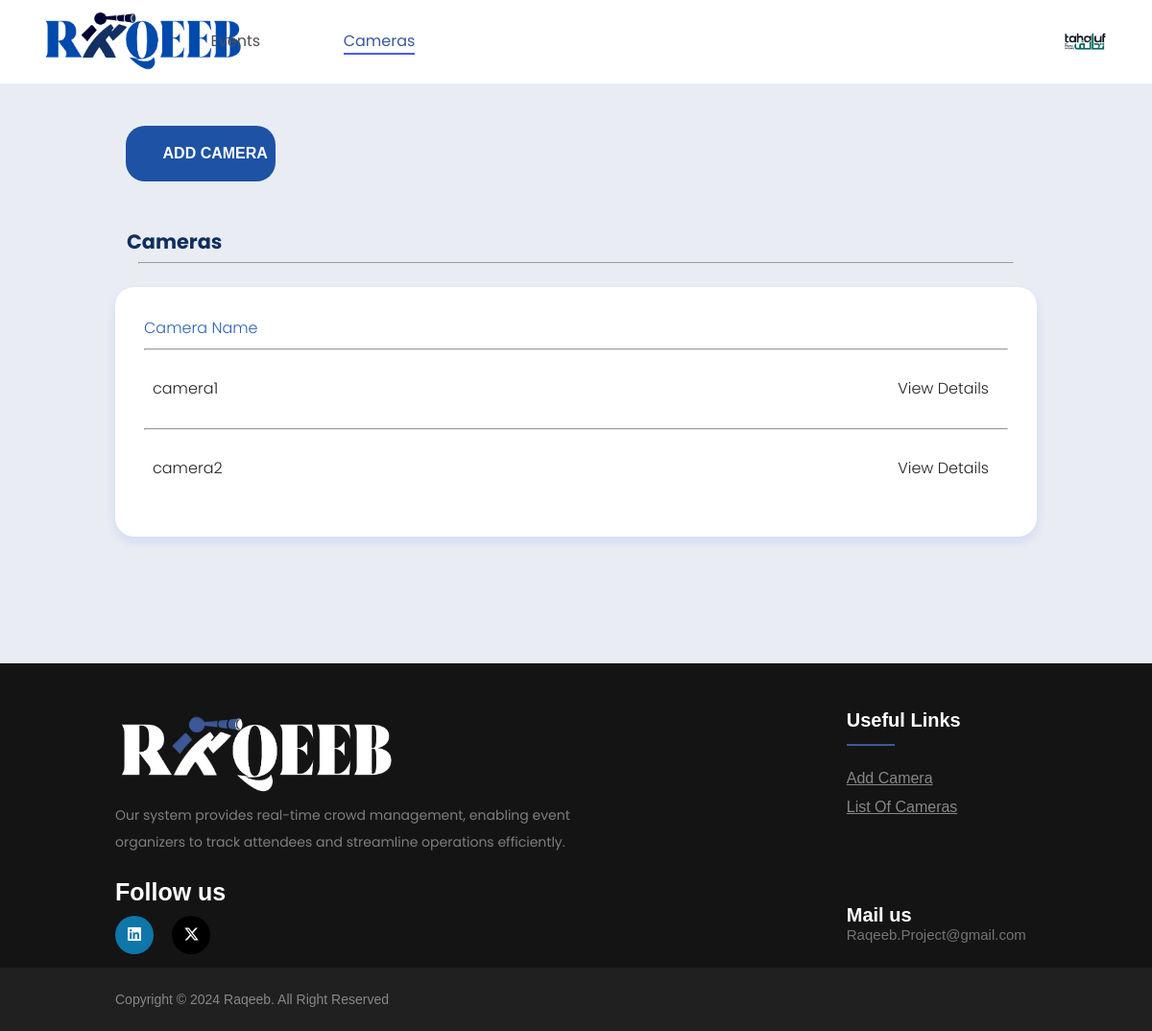
The page /WebsitePages/Back-End/PHP/cameras.php (signed in) on the database its author committed.
### tables this page shows
CREATE TABLE `company` (
  `CompanyID` int(11) NOT NULL,
  `Logo` varchar(255) DEFAULT NULL,
  `CompanyName` varchar(255) NOT NULL,
  `Email` varchar(255) NOT NULL,
  `Password` varchar(255) NOT NULL
);

CREATE TABLE `camera` (
  `CameraID` int(11) NOT NULL,
  `CameraIPAddress` varchar(255) DEFAULT NULL,
  `PortNo` int(11) DEFAULT NULL,
  `StreamingChannel` varchar(255) DEFAULT NULL,
  `CameraUsername` varchar(255) DEFAULT NULL,
  `CameraPassword` varchar(255) DEFAULT NULL,
  `CompanyID` int(11) DEFAULT NULL,
  `CameraName` varchar(255) DEFAULT NULL
);

### WebsitePages/Back-End/PHP/cameras.php (the view, shortened to what this page needs)
<?php
    $servername = "localhost";
    $username = "root";
    $password = "root";
    $dbname = "raqeebdb";
    $conn = new mysqli($servername, $username, $password, $dbname);
    $companyID = $_SESSION['CompanyID'];
    $sql = "SELECT CameraID, CameraName
            FROM camera
            WHERE CompanyID = ?";
    $stmt = $conn->prepare($sql);
    $stmt->bind_param("i", $companyID);
    $stmt->execute();
    $result = $stmt->get_result();
    $query = 'SELECT Logo FROM company WHERE CompanyID=' . $companyID;
    $row = mysqli_fetch_assoc(mysqli_query($conn, $query));
    $logo = $row['Logo'];
?>
<!DOCTYPE html>
<html lang="en">
    <head>
		<link rel="stylesheet" href="https://cdnjs.cloudflare.com/ajax/libs/font-awesome/6.4.2/css/all.min.css"
>
			<link rel="stylesheet" href="https://unpkg.com/boxicons@latest/css/boxicons.min.css">
		<link rel="stylesheet" href="//cdn.jsdelivr.net/npm/@fortawesome/fontawesome-free@6.4.2/css/fontawesome.min.css">
		<link href="https://cdn.jsdelivr.net/npm/remixicon@3.5.0/fonts/remixicon.css" rel="stylesheet">
    </head>
    <body>
        <header class="header">
            <div class="logo">
                <a href="../../Back-End/PHP/userHome.php"><img src="../../images/Logo2.png" alt="Company Logo"></a>
            </div>
            <ul class="headerlinks">
                <li><a href="../../Back-End/PHP/cameras.php">Cameras</a></li>
                <li><a href="../../Back-End/PHP/userHome.php">Events</a></li>
            </ul>
            <nav>
                <label class="popup">
                    <a href="../../Back-End/PHP/accountDetails.php">
                        <?php if (is_null($logo) || empty($logo)): ?>
                            <img src="../../images/CLogo.png" style="width: 60px; height: 60px; border-radius: 50%;" alt="Default User Logo">
                        <?php else: ?>
                            <img src="../../images/<?php echo $logo ?>" style="width: 60px; height: 60px; border-radius: 50%;" alt="User Company Logo">
                        <?php endif; ?>
                    </a>
                </label>
            </nav>
        </header>
	<main>
            <div class="mainContainer">
                <div class="Cards">
                    <div class="card">
                        <a href="../../Back-End/PHP/addCamera.php" style="text-decoration: none;"><h4 id="AddEvent">ADD CAMERA</h4></a>
                    </div>
                </div>
                <div id="listOfEvents" class="listOfEvents">
                    <h4>Cameras</h4>
                </div><br>
                <hr class="BreakLinePCU">
                <div class="cardContainerEvents">
                    <div class="EventsDetalis">
                        <p class="EventName">Camera Name</p>
                    </div>
                    <hr class="BreakLine">
                    <?php if ($result->num_rows > 0): ?>
                        <?php
                            $cameras = $result->fetch_all(MYSQLI_ASSOC);
                            $totalCameras = count($cameras);
                            foreach ($cameras as $index => $row):
                        ?>
                            <div class="EventsDetalisDes">
                                <p class="EventNameD"><?= htmlspecialchars($row['CameraName']); ?></p>
                                <div class="eventLinks" style="text-align: right;">
                                    <a href="../../Back-End/PHP/viewEditCameras.php?cameraId=<?= $row['CameraID']; ?>" style="text-decoration: none;">
                                        <p class="EventD">View Details</p>
                                    </a>
                                </div>
                            </div>
                            <?php if ($index < $totalCameras - 1):?>
                                <hr class="BreakLine">
                            <?php endif; ?>
                        <?php endforeach; ?>
                    <?php else: ?>
                        <p class="NoCameraF">No cameras have been added yet.</p>
                    <?php endif; ?>
                </div>
            </div>
        </main>
       <footer class="footer-section">
           <div class="container">
               <div class="footer-content pt-5 pb-5" style="margin-top: 4%;">
                   <div class="row">
                       <div class="col-xl-4 col-lg-4 mb-50">
                           <div class="footer-widget">
                               <div class="footer-logo">
                                   <a href="../../Back-End/PHP/userHome.php"><img src="../../images/Logo3.png" class="img-fluid" alt="logo"></a>
                               </div>
                               <div class="footer-text">
                                   <p>Our system provides real-time crowd management, enabling event <br>organizers to track attendees and streamline operations efficiently.</p>
                               </div>
                               <div class="footer-social-icon">
                               <span>Follow us</span>
                                   <a href="https://www.linkedin.com/company/raqeebai" target="blank_"><i class="fab fa-linkedin linkedin-bg"></i></a>
                                   <a href="https://x.com/Raqeeb_Ai" target="blank_"><i class="fa-brands fa-x-twitter twitter-bg"></i></a>
                               </div>
                           </div>
                       </div>
                       <div class="col-xl-4 col-lg-4 col-md-6 mb-30" style="margin-left:30%;">
                           <div class="footer-widget">
                               <div class="footer-widget-heading">
                                   <h3>Useful Links</h3>
                               </div>
                               <ul class="usfelLinks">
                                   <li style="white-space: nowrap;"><a href="../../Back-End/PHP/addcamera.php">Add Camera</a></li>
                                   <li style="white-space: nowrap;"><a href="#listOfEvents">List Of Cameras</a></li>
                               </ul>
                           </div>
                           <div class="cta-text" style="padding: 0; ">
                                <h4 style="margin-top: 43%; ">Mail us</h4>
                                <span id="mail"><a href="mailto:Raqeeb.Project@gmail.com">Raqeeb.Project@gmail.com</a></span>
                            </div>
                       </div>
                   </div>
               </div>
           </div>
           <div class="copyright-area">
               <div class="container">
                   <div class="row">
                       <div class="col-xl-6 col-lg-6 text-center text-lg-left">
                           <div class="copyright-text">
                               <p>Copyright &copy; 2024 Raqeeb. All Right Reserved </p>
                           </div>
                       </div>
                   </div>
               </div>
           </div>
       </footer>
    </body>
</html>

### rows shown on the page
company: Logo (picture)
camera: CameraName "camera1"
camera: CameraName "camera2"
